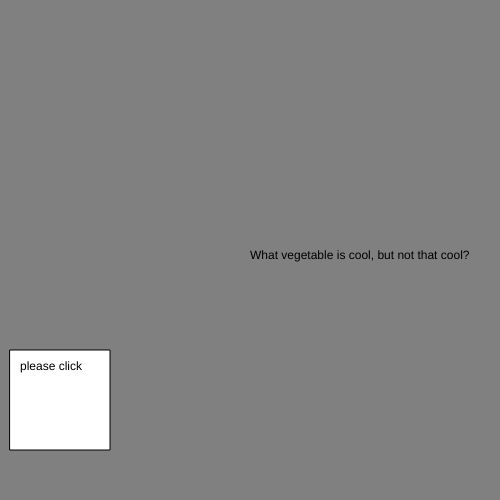
Frame 1 (no input)
Frame 60 (no input): identical to frame 1, image omitted
Frame 120 (the mouse pressed at the canvas centre since frame 60): identical to frame 1, image omitted

The p5.js sketch that drew this single still picture (run headless with seeded random() and noise() and a simulated clock; from frame 60 on, the mouse is pressed at the canvas centre):

// p5.js sketch
// ── sketch.js
let state = 0;

function setup() {
  createCanvas(500, 500);
}

function draw() {
switch(state){
  case 0:
    background("grey");
    text("What vegetable is cool, but not that cool?", width/2, height/2, 400, 400);

    break;

    case 1:
      background("blue");
      text("radish", width/2, height/2);

      break;
}

rect(10, 350, 100, 100);
text("please click", 20, 370);
}

function mouseReleased() {
if((mouseX > 10) && (mouseX < 110) && (mouseY > 350) && (mouseY < 450)
){
state++;
if (state > 1) 
state = 0;
}

}
